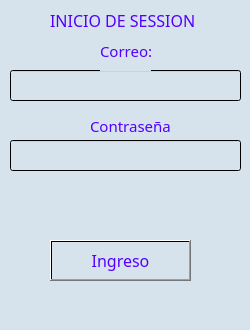
<?xml version="1.0" encoding="UTF-8"?>
<ui version="4.0">
 <class>MainWindow</class>
 <widget class="QMainWindow" name="MainWindow">
  <property name="geometry">
   <rect>
    <x>0</x>
    <y>0</y>
    <width>250</width>
    <height>330</height>
   </rect>
  </property>
  <property name="font">
   <font>
    <pointsize>10</pointsize>
   </font>
  </property>
  <property name="windowTitle">
   <string>MainWindow</string>
  </property>
  <property name="styleSheet">
   <string notr="true">background-color: qlineargradient(spread:pad, x1:0, y1:0, x2:1, y2:0, stop:1 rgba(214, 227, 237, 255));</string>
  </property>
  <widget class="QWidget" name="centralwidget">
   <widget class="QLabel" name="label">
    <property name="geometry">
     <rect>
      <x>50</x>
      <y>0</y>
      <width>151</width>
      <height>41</height>
     </rect>
    </property>
    <property name="font">
     <font>
      <family>Mongolian Baiti</family>
      <pointsize>12</pointsize>
     </font>
    </property>
    <property name="styleSheet">
     <string notr="true">COLOR:rgb(85, 0, 255);</string>
    </property>
    <property name="text">
     <string>INICIO DE SESSION</string>
    </property>
   </widget>
   <widget class="QLineEdit" name="line_correo">
    <property name="geometry">
     <rect>
      <x>10</x>
      <y>70</y>
      <width>231</width>
      <height>31</height>
     </rect>
    </property>
    <property name="font">
     <font>
      <family>Monotype Corsiva</family>
      <pointsize>10</pointsize>
     </font>
    </property>
    <property name="styleSheet">
     <string notr="true">bg:color-white;</string>
    </property>
   </widget>
   <widget class="QLabel" name="label_2">
    <property name="geometry">
     <rect>
      <x>100</x>
      <y>30</y>
      <width>51</width>
      <height>41</height>
     </rect>
    </property>
    <property name="font">
     <font>
      <family>Mongolian Baiti</family>
      <pointsize>11</pointsize>
     </font>
    </property>
    <property name="styleSheet">
     <string notr="true">COLOR:rgb(85, 0, 255);</string>
    </property>
    <property name="text">
     <string>Correo:</string>
    </property>
   </widget>
   <widget class="QLabel" name="label_3">
    <property name="geometry">
     <rect>
      <x>90</x>
      <y>110</y>
      <width>81</width>
      <height>31</height>
     </rect>
    </property>
    <property name="font">
     <font>
      <family>Mongolian Baiti</family>
      <pointsize>11</pointsize>
     </font>
    </property>
    <property name="styleSheet">
     <string notr="true">COLOR:rgb(85, 0, 255);</string>
    </property>
    <property name="text">
     <string>Contraseña:</string>
    </property>
   </widget>
   <widget class="QLineEdit" name="line_contrasena">
    <property name="geometry">
     <rect>
      <x>10</x>
      <y>140</y>
      <width>231</width>
      <height>31</height>
     </rect>
    </property>
    <property name="font">
     <font>
      <family>Monotype Corsiva</family>
      <pointsize>10</pointsize>
     </font>
    </property>
   </widget>
   <widget class="QPushButton" name="btn_ingreso">
    <property name="geometry">
     <rect>
      <x>50</x>
      <y>240</y>
      <width>141</width>
      <height>41</height>
     </rect>
    </property>
    <property name="font">
     <font>
      <family>Mongolian Baiti</family>
      <pointsize>12</pointsize>
     </font>
    </property>
    <property name="styleSheet">
     <string notr="true">color:rgb(85, 0, 255);</string>
    </property>
    <property name="text">
     <string>Ingreso</string>
    </property>
   </widget>
   <widget class="QLabel" name="label_error">
    <property name="geometry">
     <rect>
      <x>10</x>
      <y>190</y>
      <width>231</width>
      <height>21</height>
     </rect>
    </property>
    <property name="styleSheet">
     <string notr="true">color: rgb(255, 0, 0);</string>
    </property>
    <property name="text">
     <string/>
    </property>
   </widget>
  </widget>
  <widget class="QMenuBar" name="menubar">
   <property name="geometry">
    <rect>
     <x>0</x>
     <y>0</y>
     <width>250</width>
     <height>21</height>
    </rect>
   </property>
  </widget>
  <widget class="QStatusBar" name="statusbar"/>
 </widget>
 <resources/>
 <connections/>
</ui>
